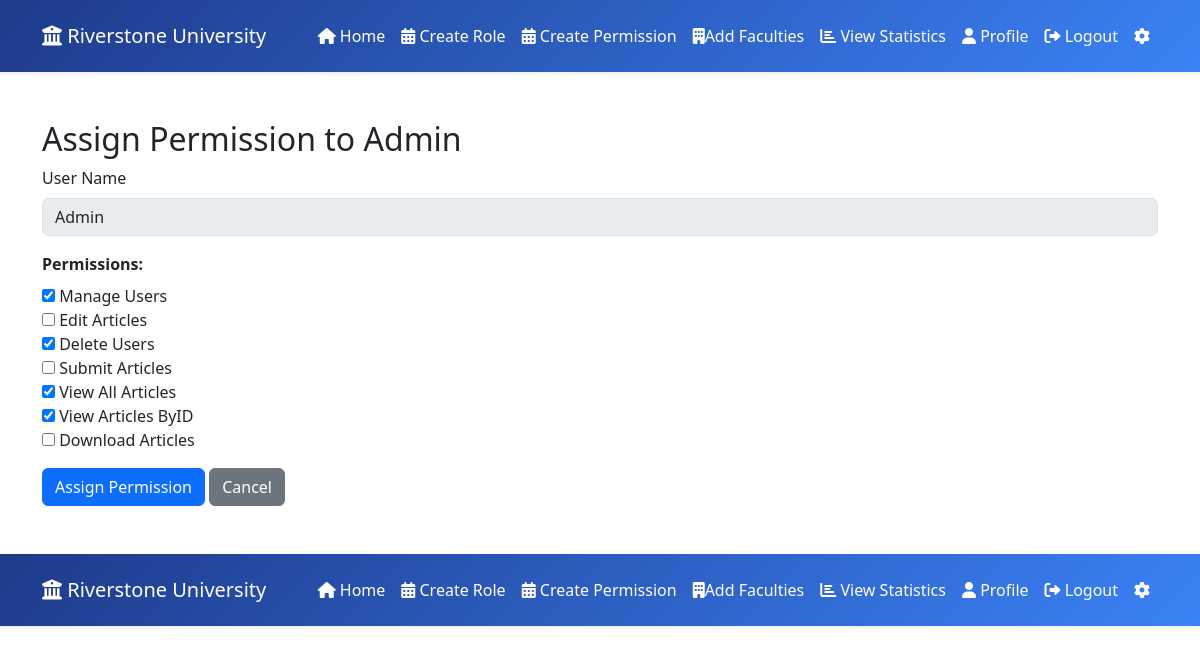
The app's page /src/Admin/design/assignpermission.php?id=1 with its own data.
### tables this page shows
CREATE TABLE `roles` (
  `id` int(11) NOT NULL,
  `role_name` varchar(50) NOT NULL,
  `created_at` timestamp NOT NULL DEFAULT current_timestamp()
);

CREATE TABLE `permissions` (
  `id` int(11) NOT NULL,
  `permission_name` varchar(50) NOT NULL,
  `created_at` timestamp NOT NULL DEFAULT current_timestamp()
);

### _classes/Libs/Database/MySQL.php (called while the page is built, shortened)
<?php
class MySQL{
    private $dbhost;
    private $dbuser;
    private $dbpass;
    private $dbname;
    public function __construct(
        $dbhost="localhost",
        $dbuser="root",
        $dbpass="",
        $dbname="ewsd")
    {
        $this->dbhost=$dbhost;
        $this->dbuser=$dbuser;
        $this->dbpass=$dbpass;
        $this->dbname=$dbname;
    }
    public function connect(){
        try{
            $this->db=new PDO("mysql:dbhost=$this->dbhost;
            dbname=$this->dbname",
            $this->dbuser,
            $this->dbpass,
            [
                PDO::ATTR_ERRMODE => PDO::ERRMODE_EXCEPTION,
                PDO::ATTR_DEFAULT_FETCH_MODE => PDO::FETCH_OBJ,
            ]
            );
            return $this->db;
        }catch(PDOException $e){
            echo $e->getMessage();
            exit();
        }
    }
}

### _classes/Libs/Database/UsersTable.php (called while the page is built, shortened)
<?php
class UsersTable
{
    private $db;
    public function __construct(MySQL $mysql)
    {
        $this->db = $mysql->connect();
    }
    public function getrolebyId($id)
    {
        $statement = $this->db->prepare("SELECT * FROM roles WHERE id = :id");
        $statement->execute(['id' => $id]);
        return $statement->fetch(PDO::FETCH_OBJ);
    }
    public function allpermissions()
    {
        $statement = $this->db->query(
            "SELECT * from permissions"
        );
        return $statement->fetchAll();
    }
    public function getPermissionByRole($role_id)
    {
        $statement = $this->db->prepare("
            SELECT permissions.* FROM permissions
            JOIN role_permission ON permissions.id = role_permission.permission_id
            WHERE role_permission.role_id = :role_id
        ");
        $statement->execute(['role_id' => $role_id]);
        return $statement->fetchAll(PDO::FETCH_OBJ);
    }
}

### src/Admin/design/assignpermission.php (the view, shortened to what this page needs)
<?php
$role_id = $_POST['role_id'] ?? $_GET['id'] ?? null;
$table = new UsersTable(new MySQL);
$roles=$table->getrolebyId($role_id);
$permissions=$table->allpermissions();
$assigned_permissions = $table->getPermissionByRole($role_id);
$assigned_permission_ids = array_map(fn($p) => $p->id, $assigned_permissions);
?>
<!DOCTYPE html>
<html lang="en">
<head>
    <link rel="stylesheet" href="../../../css/bootstrap.min.css">
</head>
<body>
<?php include "header.php"; ?>
    <div class="container mt-5 mb-5">
        <h2>Assign Permission to <?= $roles->role_name ?></h2>
        <form method="POST" action="../code/assignpermission.php">
            <div class="mb-3">
                <label class="form-label">User Name</label>
                <input type="text" class="form-control" value="<?= htmlspecialchars($roles->role_name) ?>" disabled>
            </div>
            <div class="mb-3">
            <label class="form-label"><strong>Permissions:</strong></label>
                <br>
                <?php foreach ($permissions as $permission): ?>
                    <input type="checkbox" name="permissions[]" value="<?= $permission->id ?>"
                        <?= in_array($permission->id, $assigned_permission_ids) ? 'checked' : '' ?>
                    >
                    <?= htmlspecialchars($permission->permission_name) ?><br>
                <?php endforeach; ?>
            </div>
            <button type="submit" class="btn btn-primary">Assign Permission</button>
            <a href="role.php" class="btn btn-secondary">Cancel</a>
        </form>
    </div>
    <?php include "header.php"; ?>
</body>
</html>

### src/Admin/design/header.php (style rules this page uses)
:root { --primary-dark: #1e3a8a; --primary-light: #3b82f6; --accent: #facc15; --light-bg: #f8fafc; }

### records on screen
roles: role_name "Admin"
permissions: id "☑", permission_name "Manage Users"
permissions: permission_name "Edit Articles"
permissions: id "☑", permission_name "Delete Users"
permissions: permission_name "Submit Articles"
permissions: id "☑", permission_name "View All Articles"
permissions: id "☑", permission_name "View Articles ByID"
permissions: permission_name "Download Articles"
